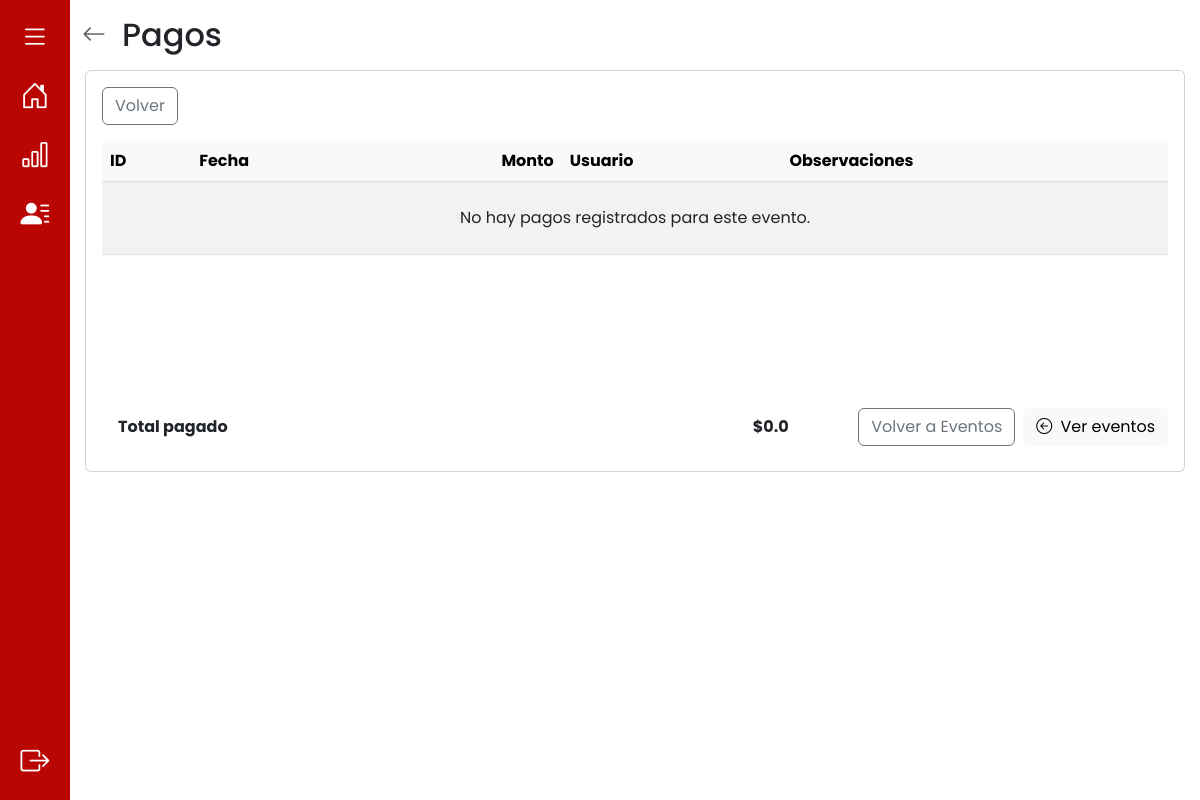
Page /ingresos/pagos/2 (signed in) on the earlier database version.
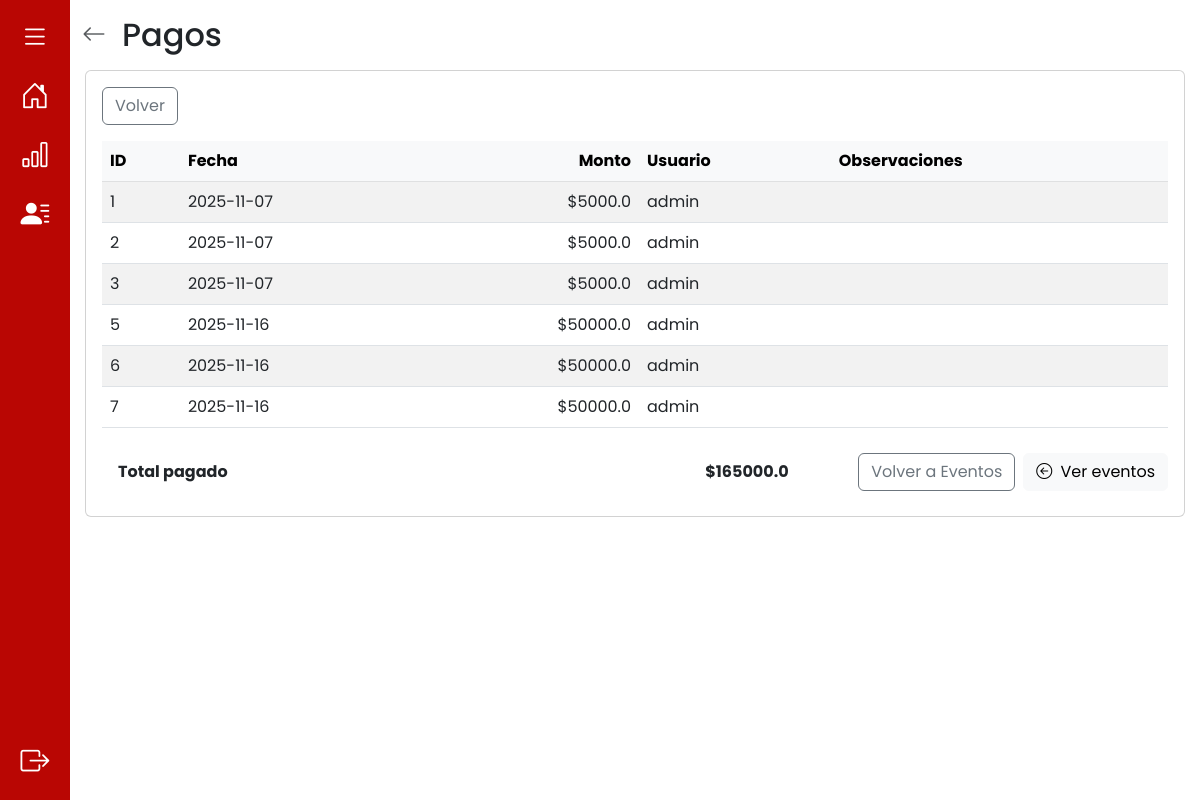
Same page on the later database version.
### app/models.py (models this page shows, shortened)
class Pago(db.Model):
    __tablename__ = 'pago'
    id_pago = db.Column(db.Integer, primary_key=True, autoincrement=True)
    id_evento = db.Column(db.Integer, db.ForeignKey('evento.id_evento'), nullable=False)
    monto_pago = db.Column(db.Numeric(10, 2), nullable=False)
    fecha = db.Column(db.Date, nullable=False)
    usuario_creacion = db.Column(db.String(10), db.ForeignKey('cuenta.nombre_usuario'), nullable=False)
    evento = db.relationship('Evento', back_populates='pagos')
    usuario = db.relationship('Cuenta', back_populates='pagos')
    auditorias_pago = db.relationship('AuditoriaPago', back_populates='pago', cascade="all, delete-orphan")

### app/routes/ingresos_routes.py (the view)
@ingresos_bp.route("pagos/<int:id_evento>")
def pagos(id_evento):
    try:
        evento = Evento.query.get(id_evento)
        if not evento:
            raise ValueError("No se encontró el evento buscado")
        pagos = evento.pagos
        return render_template('pagos.html', pagos = pagos, id_evento = id_evento)
    except Exception as e:
        return render_template("pagos.html", mensaje=f"Error al cargar eventos {str(e)}")

### app/__init__.py (called while the page is built)
def create_app():
    app = Flask(__name__)
    app.config["SQLALCHEMY_DATABASE_URI"] = "sqlite:///alberdi.db"
    app.config["SQLALCHEMY_TRACK_MODIFICATIONS"] = False
    app.secret_key = "clave-secreta"
    db.init_app(app)
    @app.context_processor
    def inject_user():
        from app.models import Cuenta
        current_user = None
        if 'username' in session:
            current_user = Cuenta.query.get(session['username'])
        return dict(current_user=current_user)
    from .routes import register_blueprints
    register_blueprints(app)
    return app

### app/models.py (called while the page is built)
    def es_admin(self):
        return True  #Por ahora todos son admin (y en las vistas pueden ver todo)

### app/templates/pagos.html (shortened to what this page needs)
{% extends 'base.html' %}
{% block content %}
<div class="container py-3">
  <div class="d-flex align-items-center mb-3">
    <a href="{{ url_for('eventos_bp.eventos') }}" class="text-muted me-3" aria-label="Volver">
      <i class="bi bi-arrow-left fs-4"></i>
    </a>
    <div>
      <h2 class="m-0">Pagos</h2>
    </div>
  </div>
  <div class="d-flex justify-content-center">
    <div class="card w-100" style="max-width:1100px;">
      <div class="card-body d-flex flex-column" style="min-height:50vh;">
        <div class="row mb-3">
          <div class="col-12 d-flex justify-content-between align-items-center">
            <div>
              <a href="{{ url_for('ingresos.ingresos') }}" class="btn btn-outline-secondary">Volver</a>
            </div>
          </div>
        </div>
        <div class="row flex-grow-1 mb-3">
          <div class="col-12">
            <div style="max-height:48vh; overflow:auto;">
              <table class="table table-striped table-hover mb-0">
                <thead class="table-light position-sticky top-0" style="z-index:1;">
                  <tr>
                    <th>ID</th>
                    <th>Fecha</th>
                    <th class="text-end">Monto</th>
                    <th>Usuario</th>
                    <th>Observaciones</th>
                  </tr>
                </thead>
                <tbody>
                  {% if pagos %}
                    {% for pago in pagos %}
                    <tr>
                      <td>{{ pago.id_pago }}</td>
                      <td>{{ pago.fecha }}</td>
                      <td class="text-end">${{ pago.monto_pago | float | round(2) }}</td>
                      <td>{{ pago.usuario_creacion }}</td>
                      <td>{{ pago.observaciones if pago.observaciones is defined else '' }}</td>
                    </tr>
                    {% endfor %}
                  {% else %}
                    <tr>
                      <td colspan="5" class="text-center py-4">No hay pagos registrados para este evento.</td>
                    </tr>
                  {% endif %}
                </tbody>
              </table>
            </div>
          </div>
        </div>
        <div class="row">
          <div class="col-md-8 d-flex flex-column justify-content-center">
            <div class="section-card p-3">
              <div class="d-flex justify-content-between">
                <div>
                  <strong>Total pagado</strong>
                </div>
                <div>
                  {% set total = pagos | sum(attribute='monto_pago') if pagos else 0 %}
                  <strong>${{ total | float | round(2) }}</strong>
                </div>
              </div>
            </div>
          </div>
          <div class="col-md-4 d-flex justify-content-end align-items-center">
            <a href="{{ url_for('eventos_bp.eventos') }}" class="btn btn-outline-secondary">Volver a Eventos</a>
            <a href="{{ url_for('eventos_bp.eventos') }}" class="btn btn-light ms-2">
              <i class="bi bi-arrow-left-circle me-1"></i> Ver eventos
            </a>
          </div>
        </div>
      </div>
    </div>
  </div>
</div>
{% endblock %}

Differences in the rows shown:
added Pago: id_pago "1", fecha "2025-11-07", monto_pago "5000.0", usuario_creacion "admin"
added Pago: id_pago "2", fecha "2025-11-07", monto_pago "5000.0", usuario_creacion "admin"
added Pago: id_pago "3", fecha "2025-11-07", monto_pago "5000.0", usuario_creacion "admin"
added Pago: id_pago "5", fecha "2025-11-16", monto_pago "50000.0", usuario_creacion "admin"
added Pago: id_pago "6", fecha "2025-11-16", monto_pago "50000.0", usuario_creacion "admin"
added Pago: id_pago "7", fecha "2025-11-16", monto_pago "50000.0", usuario_creacion "admin"
Other differences:
{{ total | float | round(2) }}: "0.0" → "165000.0"
text no longer shown: "No hay pagos registrados para este evento."
